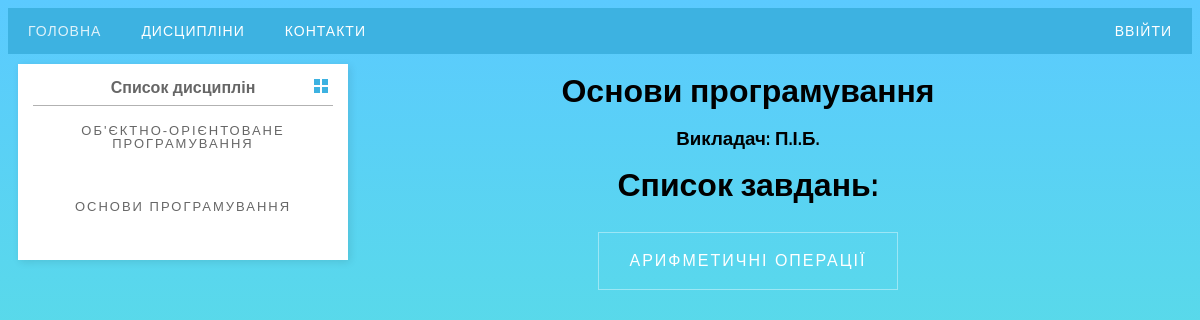
Screenshot of /subjects/1/ with the database file from the repository.
### enterprise/apps/articles/models.py (models this page shows, shortened)
class Subject(models.Model):
    subject_name = models.CharField(max_length=150, db_index=True, verbose_name='Назва предмету')
    subject_teacher = models.CharField('Викладач', max_length=100)
    class Meta:
        verbose_name = 'Предмет'
        verbose_name_plural = 'Предмети'

class Test_case(models.Model):
    subject = models.ForeignKey(Subject, on_delete=models.CASCADE)
    case_name = models.CharField(max_length=100, verbose_name='Назва роботи', null=True)
    case_duration = models.IntegerField(default=10)
    class Meta:
        verbose_name = 'Тестове завдання'
        verbose_name_plural = 'Тестові завдання'

### enterprise/apps/articles/views.py (the view)
# urls.py: path('subjects/<int:subject_id>/', views.sub_detail, name="sub_detail"),
def sub_detail(request, subject_id):
    try:
        b = Subject.objects.get(id=subject_id)
    except:
        raise Http404("Предмет не знайдений")
    latest_tests = b.test_case_set.order_by('-id')
    return render(request, 'subjects/sub_detail.html', {'subject': b, 'latest_tests': latest_tests, 'subjects_list': subjects_list})

### enterprise/Templates/Subjects/sub_detail.html (shortened to what this page needs)
{% extends 'base.html' %}
{% block content %}
<h1>{{ subject.subject_name }}</h1>
<h3>Викладач: {{ subject.subject_teacher }}</h3>
<h1>Список завдань:</h1>
    {% if latest_tests %}
        {% for b in latest_tests %}
            <a href ="{% url 'articles:test_case' b.id %}">{{b.case_name}}</a>
            <br>
        {% endfor %}
    {% else %}
        Не знайдено
    {% endif %}
{% endblock %}

### enterprise/Templates/base.html (shortened to what this page needs)
<!DOCTYPE html>
{% load static %}
<html lang="en">
<head>
    <link rel="stylesheet" href="{% static "css/styles.css" %}" />
    <link rel="stylesheet" href="https://maxcdn.bootstrapcdn.com/font-awesome/4.5.0/css/font-awesome.min.css">
</head>
<body>
{% block header %}
<div id='cssmenu'>
<ul>
   <li class='active'><a href="{% url 'articles:index' %}">Головна</a></li>
   <li><a href="{% url 'articles:sub_list' %}">Дисципліни</a></li>
   <li><a href='{% url 'articles:contacts' %}'>Контакти</a></li>
   <li style="float: right">
       {% if user.is_authenticated %}
           <a href="{% url 'logout' %}">Вийти</a>
       {% else %}
           <a href="{% url 'login' %}">Ввійти</a>
       {% endif %}
   </li>
   <li style="float: right"><a href="{% url 'articles:personal_page' %}">
   </a></li>
</ul>
</div>
{%  endblock %}
<div class="page_content">
    <div class="category-wrap">
        <h3>Список дисциплін</h3>
        <ul>
        {% if subjects_list %}
        {% for b in subjects_list %}
            <li><a href ="{% url 'articles:sub_detail' b.id %}">{{b.subject_name}}</a></li>
            <br>
        {% endfor %}
        {% else %}
        Не знайдено
        {% endif %}
        </ul>
    </div>
    <div class="articles_list">
        {% block content %}{% endblock  %}
    </div>
</div>
</body>
</html>

### enterprise/apps/articles/static/css/styles.css (style rules this page uses)
#cssmenu, #cssmenu ul, #cssmenu ul li, #cssmenu ul li a, #cssmenu #menu-button { margin: 0; padding: 0; border: 0; list-style: none; line-height: 1; display: block; position: relative; -webkit-box-sizing: border-box; -moz-box-sizing: border-box; box-sizing: border-box; }
#cssmenu:after, #cssmenu > ul:after { content: "."; display: block; clear: both; visibility: hidden; line-height: 0; height: 0; }
#cssmenu { width: auto; font-family: Raleway, sans-serif; line-height: 1; }
#cssmenu > ul { background: #3db2e1; }
#cssmenu > ul > li { float: left; -webkit-perspective: 1000px; -moz-perspective: 1000px; perspective: 1000px; }
#cssmenu > ul > li > a { padding: 16px 20px; font-size: 14px; color: #ffffff; letter-spacing: 1px; text-transform: uppercase; text-decoration: none; background: #3db2e1; -webkit-transition: all .3s; -moz-transition: all .3s; -o-transition: all .3s; transition: all .3s; -webkit-transform-origin: 50% 0; -moz-transform-origin: 50% 0; transform-origin: 50% 0; -webkit-transform-style: preserve-3d; -moz-transform-style: preserve-3d; transform-style: preserve-3d; }
#cssmenu > ul > li.active > a { color: #dff2fa; }
#cssmenu > ul > li > a::before { position: absolute; top: 100%; left: 0; z-index: -1; -webkit-box-sizing: border-box; -moz-box-sizing: border-box; box-sizing: border-box; width: 100%; height: 100%; padding: 16px 20px; color: #dff2fa; background: #19799f; content: attr(data-title); -webkit-transition: background 0.3s; -moz-transition: background 0.3s; transition: background 0.3s; -webkit-transform: rotateX(-90deg); -moz-transform: rotateX(-90deg); transform: rotateX(-90deg); -webkit-transform-origin: 50% 0; -moz-transform-origin: 50% 0; transform-origin: 50% 0; -ms-transform: translateY(- -18px); }
.page_content { font-family: Raleway, sans-serif; line-height: 1; align-content: center; text-align: center; }
.articles_list { position: inherit; min-width: 75%; max-width: 85%; float: right; text-align: center; }
.category-wrap { position: absolute; max-width: 300px; margin: 10px; padding: 15px; background: white; min-width: 15%; box-shadow: 2px 2px 8px rgba(0,0,0,.1); font-family: "Helvetica Neue", Helvetica, Arial, sans-serif; }
.category-wrap h3 { font-size: 16px; color: rgba(0,0,0,.6); margin: 0 0 10px; padding: 0 5px; position: relative; }
.category-wrap h3:after { content: ""; width: 6px; height: 6px; background: #3db2e1; position: absolute; right: 5px; bottom: 2px; box-shadow: -8px -8px #3db2e1, 0 -8px #3db2e1, -8px 0 #3db2e1; }
.category-wrap ul { list-style: none; margin: 0; padding: 0; border-top: 1px solid rgba(0,0,0,.3); }
.category-wrap li { margin: 12px 0 0 0px; }
.category-wrap a { text-decoration: none; display: block; font-size: 13px; color: rgba(0,0,0,.6); padding: 5px; position: relative; transition: .3s linear; }
.category-wrap a:after { content:"\f18e"; font-family: Raleway, sans-serif; position: absolute; right: 5px; color: white; transition: .2s linear; }
html { height: 100% }
body { background: linear-gradient(to top, #55EFCB 0%, #5BCAFF 100%); height: 100%; }
a { text-decoration: none; outline: none; display: inline-block; padding: 20px 30px; margin: 10px 20px; position: relative; color: white; border: 1px solid rgba(255,255,255,.4); background: none; font-weight: 300; font-family: 'Montserrat', sans-serif; text-transform: uppercase; letter-spacing: 2px; }
a:before, a:after { content: ""; position: absolute; width: 0; height: 0; opacity: 0; box-sizing: border-box; }
a:before { bottom: 0; left: 0; border-left: 1px solid white; border-top: 1px solid white; transition: 0s ease opacity .8s, .2s ease width .4s, .2s ease height .6s; }
a:after { top: 0; right: 0; border-right: 1px solid white; border-bottom: 1px solid white; transition: 0s ease opacity .4s, .2s ease width , .2s ease height .2s; }

### rows the page displays
Subject: subject_name "ОБ'ЄКТНО-ОРІЄНТОВАНЕ ПРОГРАМУВАННЯ"
Subject: subject_name "ОСНОВИ ПРОГРАМУВАННЯ", subject_name "Основи програмування", subject_teacher "П.І.Б."
Test_case: case_name "АРИФМЕТИЧНІ ОПЕРАЦІЇ"
